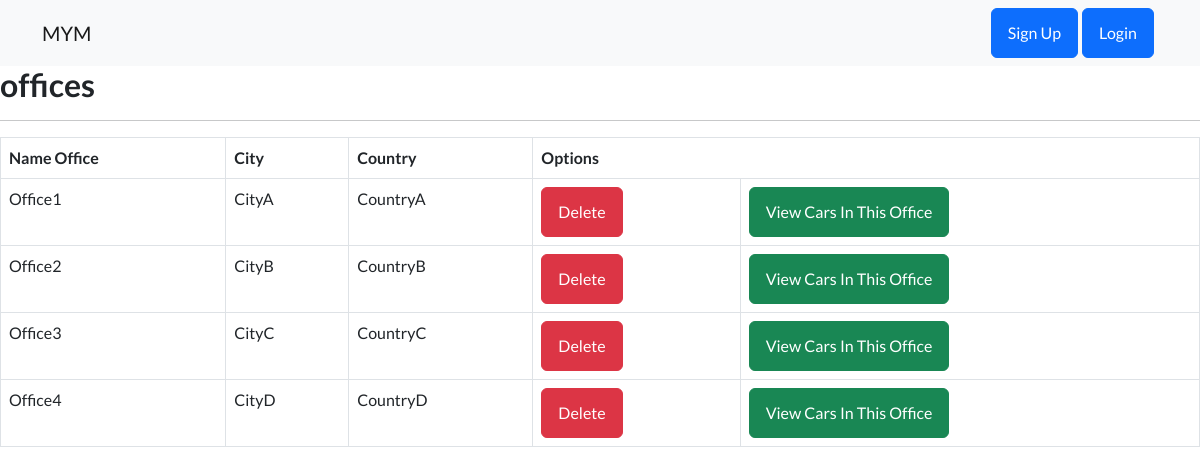
Page /table-offices.php on the committed database.
### tables this page shows
CREATE TABLE offices(
    office_id int auto_increment NOT NULL PRIMARY KEY, 
    city varchar(50) NOT NULL,
    country varchar(50) NOT NULL,
    name varchar(255) NOT NULL
);

### models.php (called while the page is built, shortened)
<?php
class Office {
    private $city;
    private $country;
    private $name;
    public function __construct($office_id, $city, $country, $name) {
        $this->city = $city;
        $this->country = $country;
        $this->name = $name;
    }
    public function getCity() {
        return $this->city;
    }
    public function getCountry() {
        return $this->country;
    }
    public function getName() {
        return $this->name;
    }
}
?>

### table-offices.php (the view, shortened to what this page needs)
<!DOCTYPE html>
<html>
<?php
include 'nav_bar.php';
include 'connection.php';
include 'models.php';
$sql = "SELECT * FROM offices";
$result = $conn->query($sql);
$offices = [];
if ($result->num_rows > 0) {
    while ($row = $result->fetch_assoc()) {
        $office = new Office(
            $row['office_id'],
            $row['city'],
            $row['country'],
            $row['name']
        );
        $offices[] = $office;
    }
}
?>
<head>
</head>
<h2>offices</h2>
<hr />
<table class="table table-bordered table-hover">
    <tr>
        <th>Name Office</th>
        <th>City</th>
        <th>Country</th>
        <th colspan="2">Options</th>
    </tr>
    <?php
    foreach ($offices as $office) {
    ?>
        <tr>
            <td><?php echo $office->getName(); ?></td>
            <td><?php echo $office->getCity(); ?></td>
            <td><?php echo $office->getCountry(); ?></td>
            <td>
                <form action="office-deletion.php" method="POST">
                    <button type="submit" class="btn btn-danger">Delete</button>
                </form>
            </td>
            <td>
                <form action="view-cars-for-office.php" method="POST">
                    <button type="submit" class="btn btn-success">View Cars In This Office</button>
                </form>
            </td>
        </tr>
    <?php
    }
    ?>
</table>
</html>

### rows in the picture
offices: name "Office1", city "CityA", country "CountryA"
offices: name "Office2", city "CityB", country "CountryB"
offices: name "Office3", city "CityC", country "CountryC"
offices: name "Office4", city "CityD", country "CountryD"
